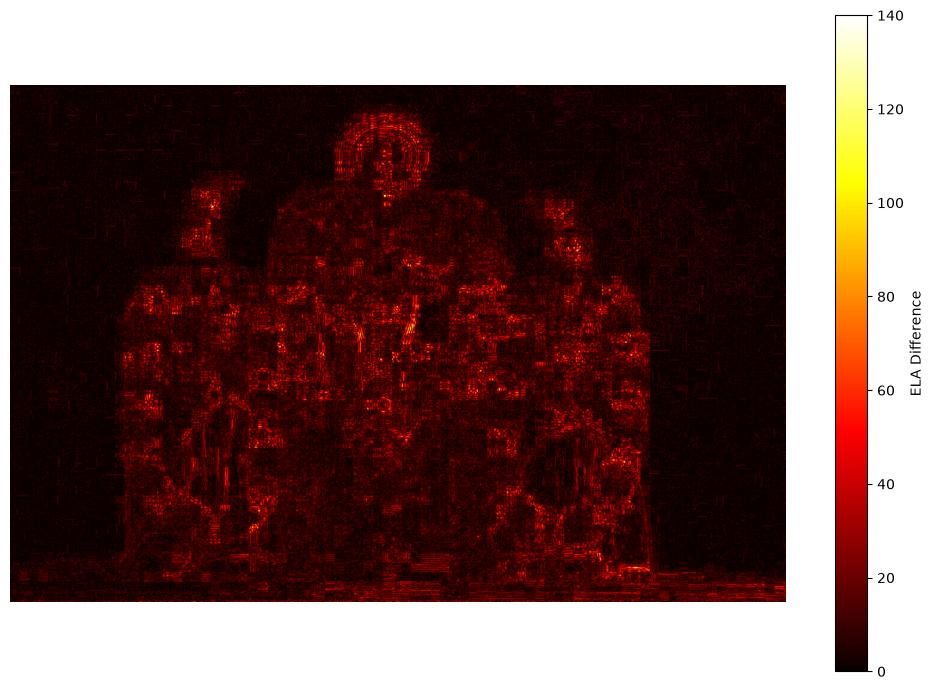
#> input picture ela_heatmap.jpg, 933 x 690 px
$ python -i prediction.py   (imports and definitions only)
#> lines starting #> are read from the running program, lines starting #| are printed output that depends on the picture
from pathlib import Path
from io import BytesIO
import sys

import numpy as np
from PIL import Image, ImageChops, ImageEnhance
import joblib


# ============================================================
# MODEL PATH
# ============================================================

# Project structure:
#
# True_Vision/
# ├── ML_Model/
# │   └── prediction.py
# └── model/
#     └── model.pkl
#
# Therefore, go up one level from ML_Model,
# then enter the model folder.

MODEL_PATH = (
    Path(__file__).resolve().parent.parent/ "model.pkl"
)

ELA_QUALITY = 90


# ============================================================
# ELA FEATURE EXTRACTION
# Must match train.py exactly
# ============================================================

def extract_ela_features(image_path):

    # Load original image
#> called with image_path = '../ela_heatmap.jpg'
    original = Image.open(image_path).convert("RGB")
#> original is the input picture: PIL image 933x690 RGB; mean R, G, B 119.9, 91.8, 89.4

    # --------------------------------------------------------
    # JPEG compression in memory
    # --------------------------------------------------------

    buffer = BytesIO()

    original.save(
        buffer,
        format="JPEG",
        quality=ELA_QUALITY
    )

    buffer.seek(0)

    compressed = Image.open(buffer).convert("RGB")

    # --------------------------------------------------------
    # Calculate pixel difference
    # --------------------------------------------------------

    difference = ImageChops.difference(
        original,
        compressed
    )

    # --------------------------------------------------------
    # Find maximum difference
    # --------------------------------------------------------

    extrema = difference.getextrema()
#> extrema = ((0, 25), (0, 27), (0, 35))

    max_difference = max(
        max(channel)
        for channel in extrema
    )
#> max_difference = 35

    if max_difference == 0:
        max_difference = 1

    # --------------------------------------------------------
    # Enhance ELA difference
    # --------------------------------------------------------

    scale = 255.0 / max_difference
#> scale = 7.29

    ela_image = ImageEnhance.Brightness(
        difference
    ).enhance(scale)
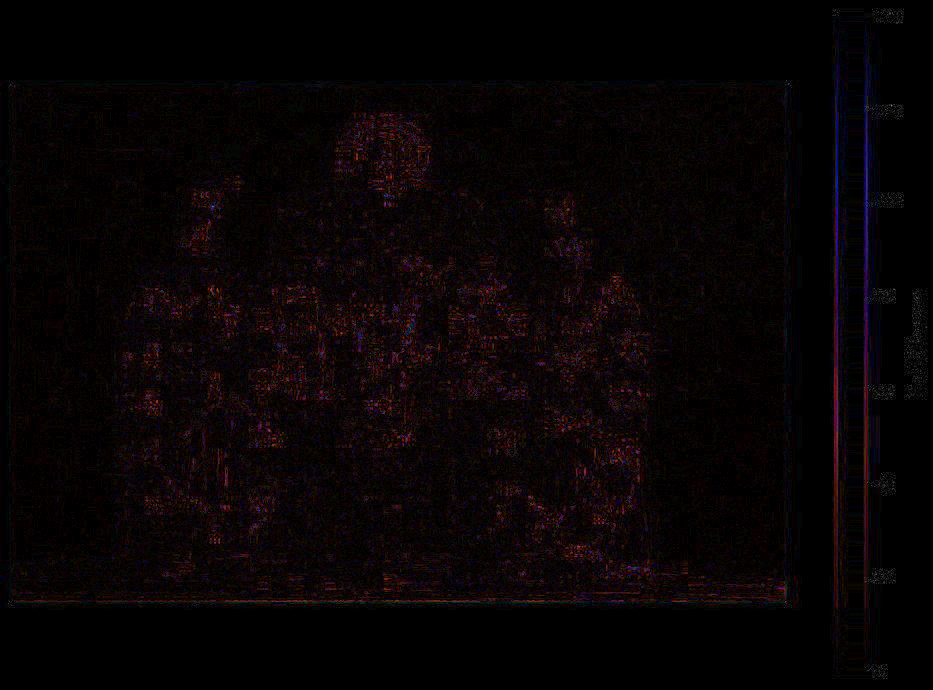
#> ela_image: PIL image 933x690 RGB; mean R, G, B 8.3, 3.5, 4.5

    # --------------------------------------------------------
    # Convert ELA image to grayscale
    # --------------------------------------------------------

    gray_image = ela_image.convert("L")

    pixels = np.array(
        gray_image,
        dtype=np.float32
    )

    # --------------------------------------------------------
    # EXACTLY THE SAME 14 FEATURES USED DURING TRAINING
    # --------------------------------------------------------

    features = [

        pixels.mean(),

        pixels.std(),

        pixels.min(),

        pixels.max(),

        np.median(pixels),

        np.percentile(pixels, 25),

        np.percentile(pixels, 75),

        np.percentile(pixels, 90),

        np.percentile(pixels, 95),

        np.mean(pixels > 20),

        np.mean(pixels > 50),

        np.mean(pixels > 100),

        np.mean(pixels > 150),

        np.mean(pixels > 200),

    ]
#> features = [5.03, 7.61, 0, 131, 2, 0, 7, 13, 19, 0.0456, 0.00262, 3.11e-06, 0, 0]

    return np.array(features).reshape(1, -1)


# ============================================================
# PREDICTION
# ============================================================

# [115 lines left out: function predict_image, not called in this run]


# ============================================================
# COMMAND LINE USAGE
# ============================================================

# [16 lines not run here, left out]

>>> result = extract_ela_features('../ela_heatmap.jpg')
